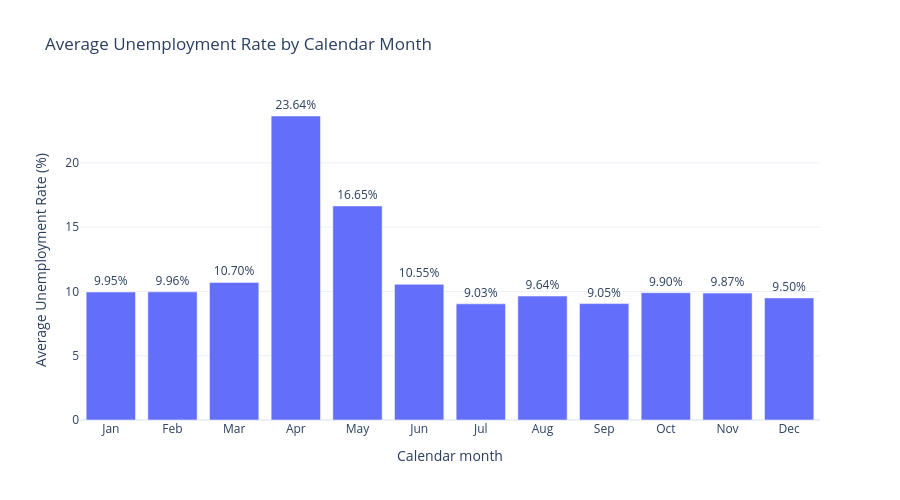

The notebook cell saved with this chart:
### Markdown cell above
## 15. Monthly / Seasonal Pattern Exploration

### Purpose
The task asks for seasonal or recurring patterns. We therefore calculate average unemployment for each calendar month.

### Limitation
The dataset covers only about 14 months, so there are not enough repeated years to prove stable seasonality. This section is exploratory rather than a definitive seasonal model.

### Code cell
monthly_seasonal = (
    df.groupby("Month")["Unemployment_Rate"]
      .mean()
      .reindex(range(1, 13))
      .dropna())

month_names = [
    pd.Timestamp(year=2020, month=i, day=1).strftime("%b")
    for i in monthly_seasonal.index]

seasonal_plot = pd.DataFrame({
    "Month": month_names,
    "Average_Unemployment": monthly_seasonal.values})

fig = px.bar(
    seasonal_plot,
    x="Month",
    y="Average_Unemployment",
    text="Average_Unemployment",
    title="Average Unemployment Rate by Calendar Month",
    labels={
        "Month": "Calendar month",
        "Average_Unemployment": "Average Unemployment Rate (%)"
    },
    template="plotly_white")

fig.update_traces(
    texttemplate="%{text:.2f}%",
    textposition="outside")

fig.update_layout(height=500)
fig.show()

### Figure 1 — Plotly figure (JSON) as saved in the notebook; plotly's stock layout.template omitted (floating-point values rounded to 4 significant figures)
{"data": [{"hovertemplate": "Calendar month=%{x}<br>Average Unemployment Rate (%)=%{text}<extra></extra>", "legendgroup": "", "marker": {"color": "#636efa", "pattern": {"shape": ""}}, "name": "", "orientation": "v", "showlegend": false, "text": [9.951, 9.965, 10.7, 23.64, 16.65, 10.55, 9.034, 9.638, 9.052, 9.901, 9.868, 9.497], "textposition": "outside", "texttemplate": "%{text:.2f}%", "type": "bar", "x": ["Jan", "Feb", "Mar", "Apr", "May", "Jun", "Jul", "Aug", "Sep", "Oct", "Nov", "Dec"], "xaxis": "x", "y": [9.951, 9.965, 10.7, 23.64, 16.65, 10.55, 9.034, 9.638, 9.052, 9.901, 9.868, 9.497], "yaxis": "y"}], "layout": {"barmode": "relative", "height": 500, "legend": {"tracegroupgap": 0}, "title": {"text": "Average Unemployment Rate by Calendar Month"}, "xaxis": {"anchor": "y", "domain": [0, 1], "title": {"text": "Calendar month"}}, "yaxis": {"anchor": "x", "domain": [0, 1], "title": {"text": "Average Unemployment Rate (%)"}}}}
